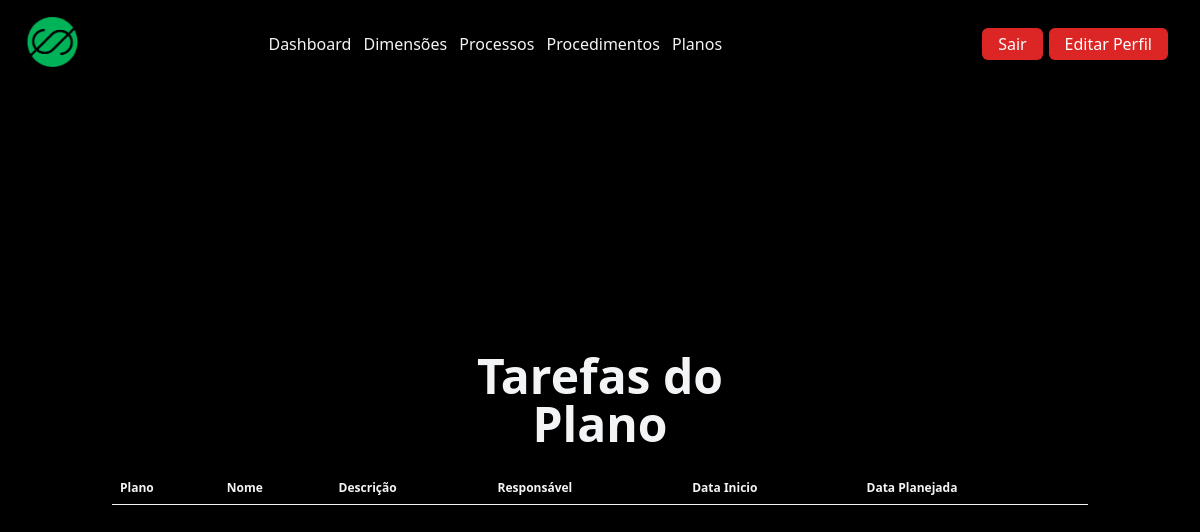
Page /tarefas/2 (signed in) on the earlier database version.
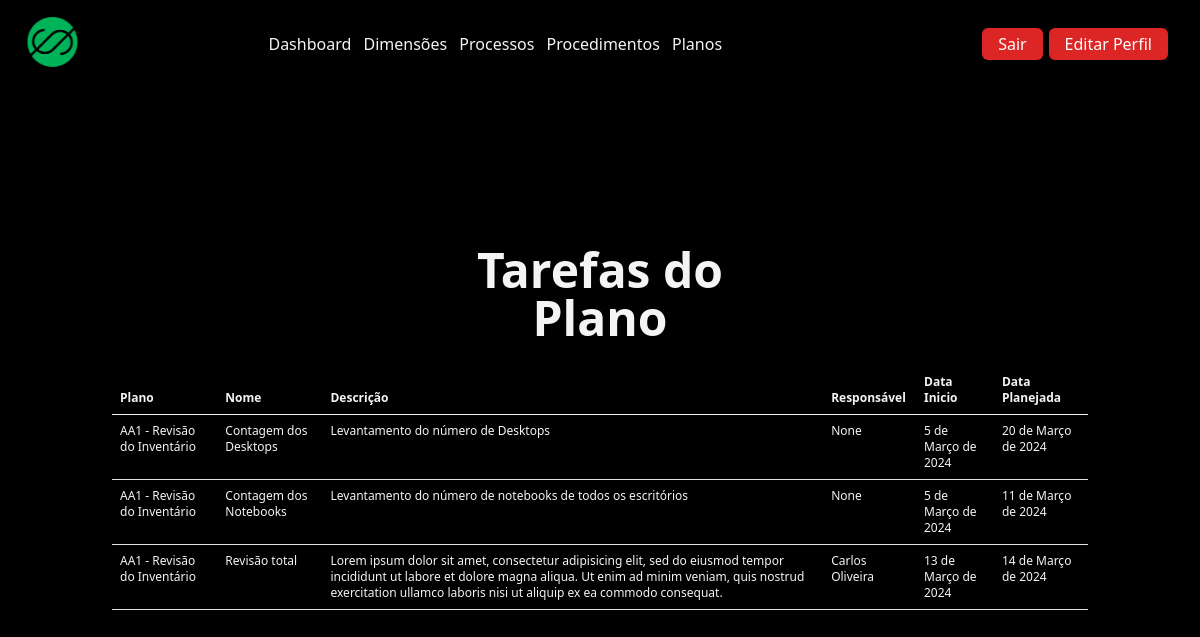
Same page on the later database version.
### grc/models.py (models this page shows, shortened)
class Tarefa(models.Model):
    plano = models.ForeignKey('Plano', related_name="tarefa", on_delete=models.CASCADE)
    nome = models.CharField(max_length=100)
    descricao = models.TextField(max_length=1000)
    responsavel = models.CharField(max_length=100, null=True)
    status = models.CharField(max_length=15, choices=LISTA_STATUS)
    data_inicio = models.DateField(default=timezone.now)
    data_planejada = models.DateField(default=None)
    data_conclusao = models.DateField(default=None)

class Plano(models.Model):
    procedimento = models.ForeignKey('Procedimento', related_name="plano", on_delete=models.CASCADE)
    nome = models.CharField(max_length=100)
    descricao = models.TextField(max_length=1000)
    responsavel = models.CharField(max_length=100, null=True)
    status = models.CharField(max_length=15, choices=LISTA_STATUS)
    data_inicio = models.DateField(default=timezone.now)
    data_planejada = models.DateField(default=None)
    data_conclusao = models.DateField(default=None)
    def __str__(self):
        return  self.procedimento.nic + ' - ' + self.nome

class Procedimento(models.Model):
    processo = models.ForeignKey('Processo', related_name="procedimento", on_delete=models.CASCADE)
    nic = models.CharField(max_length=10)
    descricao = models.TextField(max_length=1000)
    atendida = models.CharField(max_length=15, choices=LISTA_SITUACAO)
    data_conclusao = models.DateField(default=None)

### grc/views.py (the view)
# urls.py: path('tarefas/<int:plano_id>', Tarefas.as_view(), name='tarefas'),
class Tarefas(LoginRequiredMixin, ListView):
    template_name = "tarefas.html"
    model = Tarefa
    def get_context_data(self, **kwargs):
        context = super().get_context_data(**kwargs)
        plano = self.kwargs.get('plano_id')
        tarefas_plano = Tarefa.objects.filter(plano=plano)
        context["tarefas_plano"] = tarefas_plano
        return context

### grc/novos_context.py (called while the page is built)
def lista_dimensoes(request):
    lista_dimensoes = Dimension.objects.all()
    return {"lista_dimensoes": lista_dimensoes}

def lista_processos(request):
    lista_processos = Processo.objects.all()
    return {'lista_processos': lista_processos}

def lista_procedimentos(request):
    lista_procedimentos = Procedimento.objects.all()
    return {'lista_procedimentos': lista_procedimentos}

def proc_por_dimensao(request):
    proc_por_dimensao = Dimension.objects.all().prefetch_related('processo')
    return {'proc_por_dimensao': proc_por_dimensao}

### grc/templates/tarefas.html (shortened to what this page needs)
{% extends 'base.html' %}
{% load static %}
{% block content %}
<header class="min-h-screen bg-black bg-opacity-75 bg-blend-overlay showcase border-gray-600 border-b-8 flex justify-center items-center bg-no-repeat">
     <div class="container mt-14 mx-auto">
        <div class="z-10 h-full py-32 md:py-0 text-gray-100 text-center flex items-center flex-col">
            <div class ="w-1/3 flex justify-start">
                <h1 class=" font-semibold text-4xl md:text-5xl  mt-4  md:wd-3/4 text-center" >
                    Tarefas do Plano
                </h1>
            </div>
        </div>
        <div class="container-sm text-gray-100  mt-4 ">
            <table class="table table-auto text-xs table-responsive-md text-gray-100 mx-auto">
                <thead>
                  <tr>
                      <th>Plano</th>
                      <th>Nome</th>
                      <th>Descrição</th>
                      <th>Responsável</th>
                      <th>Data Inicio</th>
                      <th>Data Planejada</th>
                  </tr>
                </thead>
                <tbody>
                {% for tarefa in tarefas_plano%}
                <tr>
                    <td>
                        <ul>
                            <li>{{ tarefa.plano }}</li>
                        </ul>
                    </td>
                    <td>
                        <ul>
                            <li>{{ tarefa.nome }}</li>
                        </ul>
                    </td>
                    <td>
                        <ul>
                            <li>{{ tarefa.descricao }}</li>
                        </ul>
                    </td>
                        <td>
                            <ul>
                                <li>{{ tarefa.responsavel }}</li>
                            </ul>
                        </td>
                        <td>
                            <ul>
                                <li>{{ tarefa.data_inicio }}</li>
                            </ul>
                        </td>
                        <td>
                            <ul>
                                <li>{{ tarefa.data_planejada }}</li>
                            </ul>
                        </td>
                </tr>
                {% endfor %}
            </tbody>
            </table>
        </div>
    </div>
</header>
{% endblock %}

Differences in the rows shown:
added Tarefa: plano "AA1 - Revisão do Inventário", nome "Contagem dos Desktops", descricao "Levantamento do número de Desktops", responsavel "None", data_inicio "5 de Março de 2024", data_planejada "20 de Março de 2024"
added Tarefa: plano "AA1 - Revisão do Inventário", nome "Contagem dos Notebooks", descricao "Levantamento do número de notebooks de todos os escritórios", responsavel "None", data_inicio "5 de Março de 2024", data_planejada "11 de Março de 2024"
added Tarefa: plano "AA1 - Revisão do Inventário", nome "Revisão total", descricao "Lorem ipsum dolor sit amet, consectetur adipisicing elit, sed do eiusmod tempor incididunt ut labore et dolore magna aliqua. Ut enim ad minim veniam, quis nostrud exercitation ullamco laboris nisi ut aliquip ex ea commodo consequat.", responsavel "Carlos Oliveira", data_inicio "13 de Março de 2024", data_planejada "14 de Março de 2024"
